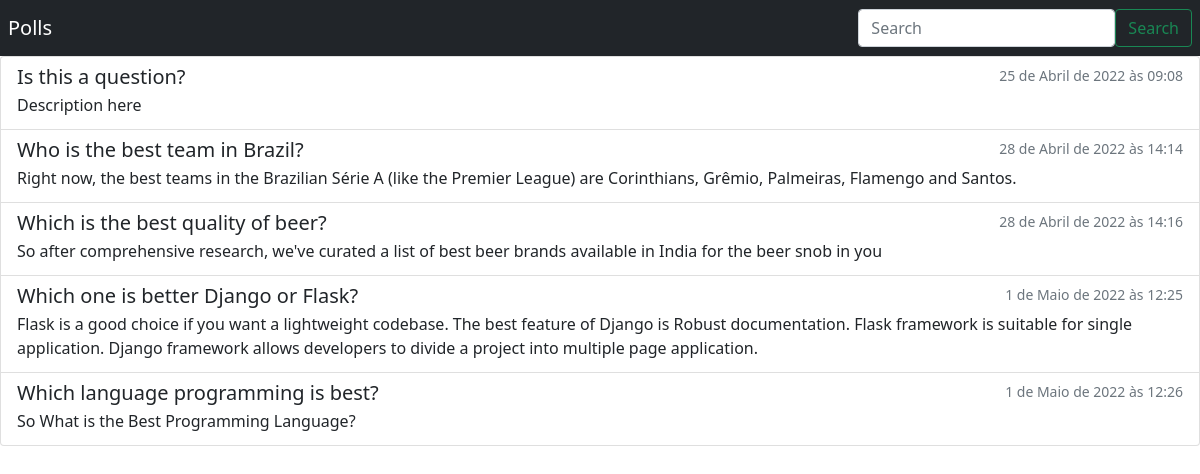
Screenshot of /polls/search/ with the database file from the repository.
### polls/models.py (models this page shows, shortened)
class Question(models.Model):
    question_text = models.CharField(max_length=200)
    question_description = models.TextField(max_length=1000, default="Only description")
    pub_date = models.DateTimeField('data published')

### polls/views.py (the view)
# urls.py: path('search/', views.search, name='search'),
def search(request):
    query_list = Question.objects.filter(pub_date__lte=timezone.now())
    if 'search' in request.GET:
        query = request.GET['search']
        if search:
            query_list = query_list.filter(question_text__icontains=query)
    context = {
        'questions' : query_list,
    }
    return render(request, 'polls/search.html', context)

### polls/templates/polls/search.html
{% extends 'polls/base.html' %}
{% block content %}
<div class="list-group test">
    {% if questions %}
        {% for question in questions %}
            <a href="{% url 'polls:detail' question.id %}" class="list-group-item list-group-item-action flex-column align-items-start test">
            <div class="d-flex w-100 justify-content-between">
                <h5 class="mb-1">{{ question.question_text }}</h5>
                <small class="text-muted">{{ question.pub_date }}</small>
            </div>
            <p class="mb-1">{{ question.question_description }}</p>
            </a>
        {% endfor %}
    {% else %}
        <h3 class="alert">We couldn't find results.</h3>
    {% endif %}
</div>
{% endblock content %}

### rows the page displays
Question: question_text "Is this a question?", pub_date "25 de Abril de 2022 às 09:08", question_description "Description here"
Question: question_text "Who is the best team in Brazil?", pub_date "28 de Abril de 2022 às 14:14", question_description "Right now, the best teams in the Brazilian Série A (like the Premier League) are Corinthians, Grêmio, Palmeiras, Flamengo and Santos."
Question: question_text "Which is the best quality of beer?", pub_date "28 de Abril de 2022 às 14:16", question_description "So after comprehensive research, we've curated a list of best beer brands available in India for the beer snob in you"
Question: question_text "Which one is better Django or Flask?", pub_date "1 de Maio de 2022 às 12:25", question_description "Flask is a good choice if you want a lightweight codebase. The best feature of Django is Robust documentation. Flask framework is suitable for single application. Django framework allows developers to divide a project into multiple page application."
Question: question_text "Which language programming is best?", pub_date "1 de Maio de 2022 às 12:26", question_description "So What is the Best Programming Language?"
